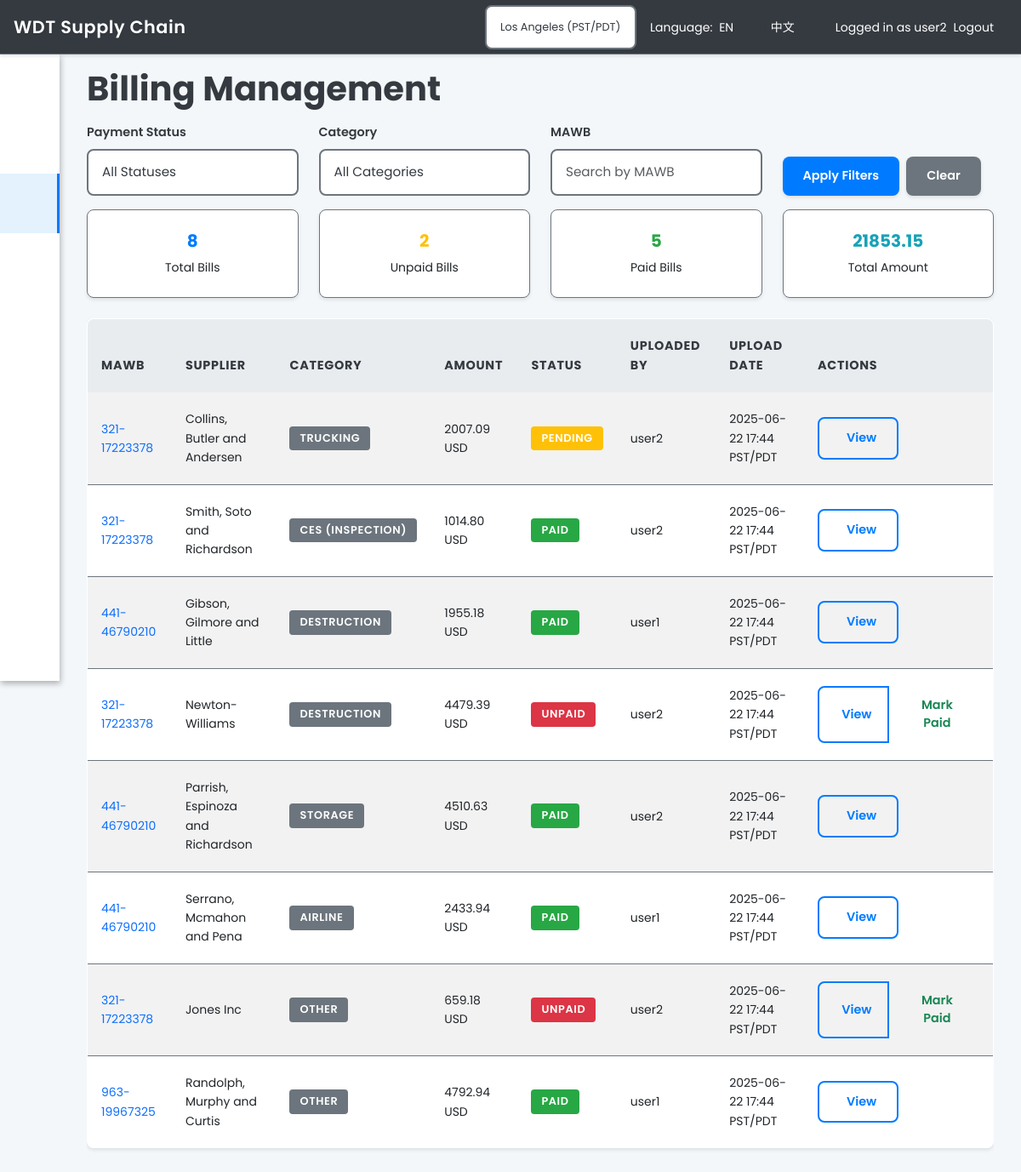
The app's page /bills/ (signed in) with its own data.
### models_new.py (models this page shows, shortened)
class User(UserMixin, db.Model):
    __tablename__ = "user"
    id             = db.Column(db.Integer, primary_key=True)
    username       = db.Column(db.String(64), unique=True, nullable=False)
    email          = db.Column(db.String(120), unique=True, nullable=False)
    password_hash  = db.Column(db.String(128), nullable=False)
    role_id        = db.Column(db.Integer, db.ForeignKey('role.id'))
    created_at     = db.Column(db.DateTime, default=datetime.utcnow)
    is_active      = db.Column(db.Boolean, default=True)
    assigned_cargos = db.relationship(
        'Cargo',
        secondary=responsible_association,
        back_populates='responsibles'
    )
    user_overrides = db.relationship('UserOverride', backref='user', lazy='dynamic')
    def has_permission(self, permission):
        if self.role and self.role.has_permission(permission):
            return True
        override = self.user_overrides.join(Feature).filter_by(key=permission).first()
        if override:
            return override.granted
        return False

class Bill(db.Model):
    __tablename__ = "bill"
    id              = db.Column(db.Integer, primary_key=True)
    cargo_id        = db.Column(db.Integer, db.ForeignKey('cargo.id'), nullable=False)
    supplier_name   = db.Column(db.String(100), nullable=False)
    category        = db.Column(db.String(50), nullable=False)  # Airline, Trucking, CES, Destruction
    amount          = db.Column(db.Float, nullable=False)
    currency        = db.Column(db.String(10), default='USD')
    payment_status  = db.Column(db.String(20), default='Unpaid')
    due_date        = db.Column(db.DateTime, nullable=True)
    payment_date    = db.Column(db.DateTime, nullable=True)
    invoice_number  = db.Column(db.String(50), nullable=True)
    uploaded_at     = db.Column(db.DateTime, default=datetime.utcnow)
    uploaded_by_id  = db.Column(db.Integer, db.ForeignKey('user.id'))
    notes           = db.Column(db.String(200))
    is_archived     = db.Column(db.Boolean, default=False)
    uploaded_by = db.relationship('User', backref='uploaded_bills')

class Cargo(db.Model):
    __tablename__ = "cargo"
    id            = db.Column(db.Integer, primary_key=True)
    main_awb      = db.Column(db.String(100), unique=True, nullable=False)
    flight_no     = db.Column(db.String(50), nullable=True)
    eta           = db.Column(db.DateTime, nullable=True)
    lfd_date      = db.Column(db.DateTime, nullable=True)
    status        = db.Column(db.String(50), nullable=True)
    customer_name = db.Column(db.String(100), nullable=True)
    origin        = db.Column(db.String(100), nullable=True)
    destination   = db.Column(db.String(100), nullable=True)
    weight        = db.Column(db.Float, nullable=True)
    pieces        = db.Column(db.Integer, nullable=True)
    description   = db.Column(db.Text, nullable=True)
    special_handling = db.Column(db.Text, nullable=True)
    created_at    = db.Column(db.DateTime, default=datetime.utcnow)
    updated_at    = db.Column(db.DateTime, default=datetime.utcnow, onupdate=datetime.utcnow)
    is_archived   = db.Column(db.Boolean, default=False)
    responsibles = db.relationship(
        'User',
        secondary=responsible_association,
        back_populates='assigned_cargos'
    )
    attachments = db.relationship('Attachment', backref='cargo', lazy=True)
    bills       = db.relationship('Bill', backref='cargo', lazy=True)
    events      = db.relationship('EventLog', backref='cargo', lazy=True)
    emails      = db.relationship('EmailLog', backref='cargo', lazy=True)
    milestones  = db.relationship('StatusMilestone', backref='cargo', lazy=True, order_by='StatusMilestone.timestamp')

### routes/bills.py (the view)
@bp.route('/')
@login_required
def bills_list():
    if current_user.has_permission('manage_users'):
        bills = Bill.query.all()
    else:
        bills = Bill.query.join(Cargo).filter(
            Cargo.responsibles.any(id=current_user.id)
        ).all()
    return render_template('bills_list.html', bills=bills)

### templates/bills_list.html (shortened to what this page needs)
{% extends "layout.html" %}
{% block content %}
<h1>{{ _('Billing Management') }}</h1>
<div class="row mb-3">
    <div class="col-md-3">
        <label for="statusFilter" class="form-label">{{ _('Payment Status') }}</label>
        <select class="form-select" id="statusFilter" onchange="applyFilters()">
            <option value="All" {% if selected_status == 'All' %}selected{% endif %}>{{ _('All Statuses') }}</option>
        </select>
    </div>
    <div class="col-md-3">
        <label for="categoryFilter" class="form-label">{{ _('Category') }}</label>
        <select class="form-select" id="categoryFilter" onchange="applyFilters()">
            <option value="All" {% if selected_category == 'All' %}selected{% endif %}>{{ _('All Categories') }}</option>
        </select>
    </div>
    <div class="col-md-3">
        <label for="mawbFilter" class="form-label">{{ _('MAWB') }}</label>
        <input type="text" class="form-control" id="mawbFilter" placeholder="{{ _('Search by MAWB') }}" value="{{ mawb_filter or '' }}" onchange="applyFilters()">
    </div>
    <div class="col-md-3 d-flex align-items-end">
        <button class="btn btn-primary" onclick="applyFilters()">{{ _('Apply Filters') }}</button>
        <a href="{{ url_for('bills.bills_list') }}" class="btn btn-secondary ms-2">{{ _('Clear') }}</a>
    </div>
</div>
<div class="row mb-4">
    <div class="col-md-3">
        <div class="card text-center">
            <div class="card-body">
                <h5 class="card-title text-primary">{{ bills|length }}</h5>
                <p class="card-text">{{ _('Total Bills') }}</p>
            </div>
        </div>
    </div>
    <div class="col-md-3">
        <div class="card text-center">
            <div class="card-body">
                <h5 class="card-title text-warning">{{ bills|selectattr('payment_status', 'equalto', 'Unpaid')|list|length }}</h5>
                <p class="card-text">{{ _('Unpaid Bills') }}</p>
            </div>
        </div>
    </div>
    <div class="col-md-3">
        <div class="card text-center">
            <div class="card-body">
                <h5 class="card-title text-success">{{ bills|selectattr('payment_status', 'equalto', 'Paid')|list|length }}</h5>
                <p class="card-text">{{ _('Paid Bills') }}</p>
            </div>
        </div>
    </div>
    <div class="col-md-3">
        <div class="card text-center">
            <div class="card-body">
                <h5 class="card-title text-info">{{ "%.2f"|format(bills|sum(attribute='amount')) }}</h5>
                <p class="card-text">{{ _('Total Amount') }}</p>
            </div>
        </div>
    </div>
</div>
<div class="table-responsive">
    <table class="table table-striped table-hover">
        <thead>
            <tr>
                <th>{{ _('MAWB') }}</th>
                <th>{{ _('Supplier') }}</th>
                <th>{{ _('Category') }}</th>
                <th>{{ _('Amount') }}</th>
                <th>{{ _('Status') }}</th>
                <th>{{ _('Uploaded By') }}</th>
                <th>{{ _('Upload Date') }}</th>
                <th>{{ _('Actions') }}</th>
            </tr>
        </thead>
        <tbody>
            {% for bill in bills %}
            <tr>
                <td>
                    <a href="{{ url_for('cargo.cargo_detail', cargo_id=bill.cargo.id) }}" class="text-decoration-none">
                        {{ bill.cargo.main_awb }}
                    </a>
                </td>
                <td>{{ bill.supplier_name }}</td>
                <td>
                    <span class="badge bg-secondary">{{ bill.category }}</span>
                </td>
                <td>{{ "%.2f"|format(bill.amount) }} {{ bill.currency }}</td>
                <td>
                    {% if bill.payment_status == 'Paid' %}
                        <span class="badge bg-success">{{ bill.payment_status }}</span>
                    {% elif bill.payment_status == 'Unpaid' %}
                        <span class="badge bg-danger">{{ bill.payment_status }}</span>
                    {% else %}
                        <span class="badge bg-warning">{{ bill.payment_status }}</span>
                    {% endif %}
                </td>
                <td>{{ bill.uploaded_by.username if bill.uploaded_by else 'Unknown' }}</td>
                <td>{{ format_datetime_with_timezone(bill.uploaded_at) }}</td>
                <td>
                    <div class="btn-group" role="group">
                        <a href="{{ url_for('bills.list_bills', cargo_id=bill.cargo.id) }}" class="btn btn-sm btn-outline-primary">
                             {{ _('View') }}
                        </a>
                        {% if bill.payment_status == 'Unpaid' %}
                        <button class="btn btn-sm btn-outline-success" onclick="markAsPaid({{ bill.id }})">
                             {{ _('Mark Paid') }}
                        </button>
                        {% endif %}
                    </div>
                </td>
            </tr>
            {% else %}
            <tr>
                <td colspan="8" class="text-center text-muted">{{ _('No bills found') }}</td>
            </tr>
            {% endfor %}
        </tbody>
    </table>
</div>
{% endblock %}

### templates/layout.html (shortened to what this page needs)
<!DOCTYPE html>
<html lang="en">
<head>
    <link href="https://cdn.jsdelivr.net/npm/bootstrap@5.3.0/dist/css/bootstrap.min.css" rel="stylesheet">
    <link rel="stylesheet" href="https://cdnjs.cloudflare.com/ajax/libs/font-awesome/6.0.0/css/all.min.css">
    <link rel="stylesheet" href="https://cdnjs.cloudflare.com/ajax/libs/simple-line-icons/2.5.5/css/simple-line-icons.min.css">
    <link rel="stylesheet" href="{{ url_for('static', filename='css/style.css') }}">
    <link rel="stylesheet" href="{{ url_for('static', filename='css/quantum_able.css') }}">
</head>
<body class="sidebar-mini fixed{% if request.cookies.get('sidebarState', 'collapsed') == 'collapsed' %} sidebar-collapse{% endif %}" id="main-body">
    <nav class="navbar navbar-dark" style="position: fixed; top: 0; left: 0; right: 0; width: 100vw; height: 64px; z-index: 1050; background: #343A40; border-bottom: 1px solid #e0e0e0; box-shadow: 0 2px 4px rgba(0,0,0,0.1);">
        <div class="navbar-left-group" style="position: absolute; top: 0; left: 0; height: 64px; display: flex; align-items: center; z-index: 2;">
            <button type="button" class="company-name-btn btn btn-link" onclick="window.location.href='{{ url_for('dashboard.dashboard_home') }}'" style="color: #fff; font-weight: 600; font-size: 1.3rem; letter-spacing: 0.5px; text-shadow: 0 1px 2px rgba(0,0,0,0.1); font-family: 'Poppins', sans-serif; margin: 0; padding: 0 1rem; height: 64px; display: flex; align-items: center; white-space: nowrap; overflow: hidden; text-overflow: ellipsis; cursor: pointer; background: none; border: none;">{{ _('WDT Supply Chain') }}</button>
        </div>
        <div class="navbar-right-group" style="position: absolute; top: 0; right: 0; height: 64px; display: flex; align-items: center;">
            <div class="nav-item dropdown me-3" style="margin: 0 0.5rem 0 0;">
                <select class="form-select form-select-sm" id="globalTimezoneSelect" onchange="changeGlobalTimezone()" style="font-size: 0.8rem; width: auto; min-width: 150px;">
                    <option value="America/Los_Angeles" {% if session.get('timezone', 'America/Los_Angeles') == 'America/Los_Angeles' %}selected{% endif %}>Los Angeles (PST/PDT)</option>
                </select>
            </div>
            <div class="nav-item dropdown me-3" style="margin: 0 0.5rem 0 0;">
                <span class="navbar-text me-1" style="color: #fff;">{{ _('Language:') }}</span>
                <a class="nav-link d-inline" href="{{ url_for('set_locale', lang_code='en') }}" style="color: #fff;">EN</a> |
                <a class="nav-link d-inline" href="{{ url_for('set_locale', lang_code='zh') }}" style="color: #fff;">中文</a>
            </div>
            {% if current_user.is_authenticated %}
                <span class="navbar-text me-2" style="color: #fff;">{{ _('Logged in as') }} {{ current_user.username }}</span>
                <a class="nav-link" href="{{ url_for('users.logout') }}" style="color: #fff;">{{ _('Logout') }}</a>
            {% else %}
                <a class="nav-link" href="{{ url_for('users.login') }}" style="color: #fff;">{{ _('Login') }}</a>
            {% endif %}
        </div>
    </nav>
    <div class="d-flex">
        {% if current_user.is_authenticated %}
        <aside class="main-sidebar hidden-print">
            <section class="sidebar" id="sidebar-scroll">
                <ul class="sidebar-menu">
                    <li class="treeview {% if request.endpoint == 'dashboard.dashboard_home' %}active{% endif %}">
                        <a class="waves-effect waves-dark" href="{{ url_for('dashboard.dashboard_home') }}" data-title="Dashboard">
                            <i class="icon-home"></i><span>{{ _('Dashboard') }}</span>
                        </a>
                    </li>
                    <li class="treeview {% if request.endpoint and 'cargo' in request.endpoint %}active{% endif %}">
                        <a class="waves-effect waves-dark" href="{{ url_for('cargo.cargo_list') }}" data-title="Cargo Management">
                            <i class="icon-briefcase"></i><span>{{ _('Cargo Management') }}</span>
                        </a>
                    </li>
                    <li class="treeview {% if request.endpoint and 'bills' in request.endpoint %}active{% endif %}">
                        <a class="waves-effect waves-dark" href="{{ url_for('bills.bills_list') }}" data-title="Bills">
                            <i class="icon-list"></i><span>{{ _('Billing') }}</span>
                        </a>
                    </li>
                    <li class="treeview {% if request.endpoint and 'attachments' in request.endpoint %}active{% endif %}">
                        <a class="waves-effect waves-dark" href="{{ url_for('attachments.attachments_list') }}" data-title="Attachments">
                            <i class="icon-docs"></i><span>{{ _('Documents') }}</span>
                        </a>
                    </li>
                    {% if current_user.has_permission('send_emails') %}
                    <li class="treeview {% if request.endpoint and 'email_center' in request.endpoint %}active{% endif %}">
                        <a class="waves-effect waves-dark" href="{{ url_for('email_center.email_center') }}" data-title="Email Center">
                            <i class="icon-envelope"></i><span>{{ _('Email Center') }}</span>
                        </a>
                    </li>
                    {% endif %}
                </ul>
            </section>
        </aside>
        <div id="content-wrapper" class="flex-grow-1">
        {% else %}
        <div id="content-wrapper" class="flex-grow-1" style="margin-left: 0;">
        {% endif %}
            <main role="main" class="container-fluid">
                {% block content %}{% endblock %}
            </main>
        </div>
    </div>
</body>
</html>

### records on screen
User: username "user2"
Bill: cargo.main_awb "321-17223378", supplier_name "Collins, Butler and Andersen", category "TRUCKING", amount "2007.09", currency "USD", payment_status "PENDING", uploaded_by "user2", uploaded_at "2025-06-22 17:44 PST/PDT"
Bill: cargo.main_awb "321-17223378", supplier_name "Smith, Soto and Richardson", category "CES (INSPECTION)", amount "1014.80", currency "USD", payment_status "PAID", uploaded_by "user2", uploaded_at "2025-06-22 17:44 PST/PDT"
Bill: cargo.main_awb "441-46790210", supplier_name "Gibson, Gilmore and Little", category "DESTRUCTION", amount "1955.18", currency "USD", payment_status "PAID", uploaded_by "user1", uploaded_at "2025-06-22 17:44 PST/PDT"
Bill: cargo.main_awb "321-17223378", supplier_name "Newton-Williams", category "DESTRUCTION", amount "4479.39", currency "USD", payment_status "UNPAID", uploaded_by "user2", uploaded_at "2025-06-22 17:44 PST/PDT"
Bill: cargo.main_awb "441-46790210", supplier_name "Parrish, Espinoza and Richardson", category "STORAGE", amount "4510.63", currency "USD", payment_status "PAID", uploaded_by "user2", uploaded_at "2025-06-22 17:44 PST/PDT"
Bill: cargo.main_awb "441-46790210", supplier_name "Serrano, Mcmahon and Pena", category "AIRLINE", amount "2433.94", currency "USD", payment_status "PAID", uploaded_by "user1", uploaded_at "2025-06-22 17:44 PST/PDT"
Bill: cargo.main_awb "321-17223378", supplier_name "Jones Inc", category "OTHER", amount "659.18", currency "USD", payment_status "UNPAID", uploaded_by "user2", uploaded_at "2025-06-22 17:44 PST/PDT"
Bill: cargo.main_awb "963-19967325", supplier_name "Randolph, Murphy and Curtis", category "OTHER", amount "4792.94", currency "USD", payment_status "PAID", uploaded_by "user1", uploaded_at "2025-06-22 17:44 PST/PDT"

### other values on screen
{{ bills|length }} "8"
{{ bills|selectattr('payment_status', 'equalto', 'Unpaid')|list|length }} "2"
{{ bills|selectattr('payment_status', 'equalto', 'Paid')|list|length }} "5"
{{ "%.2f"|format(bills|sum(attribute='amount')) }} "21853.15"
form field value "All Statuses"
form field value "All Categories"
